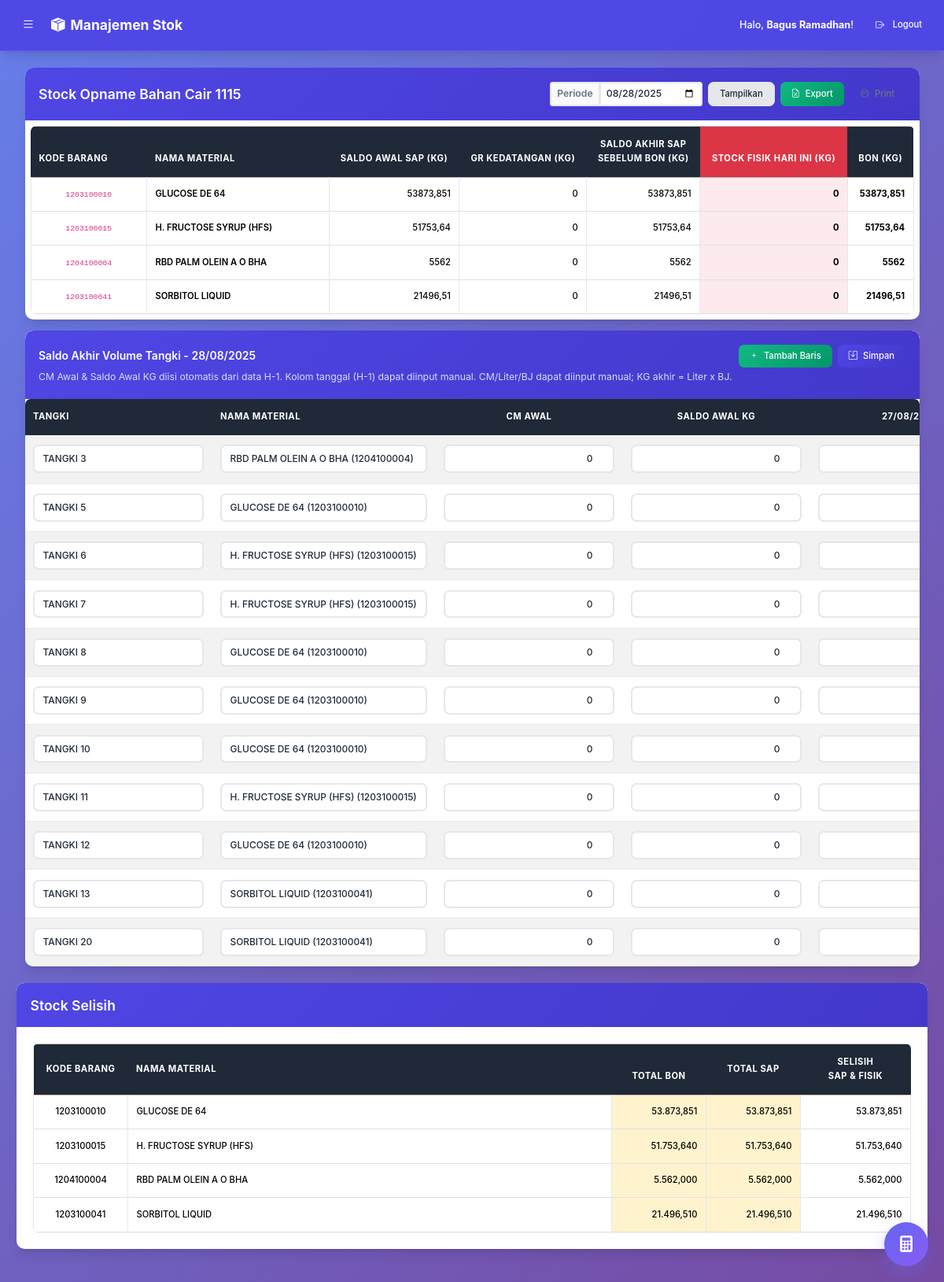
The page /index.php?page=opname_minyak (signed in) on the database its author committed.
### tables this page shows
CREATE TABLE `products` (
  `id` int(11) NOT NULL,
  `sku` varchar(50) DEFAULT NULL,
  `product_name` varchar(255) NOT NULL,
  `standard_qty` decimal(10,2) DEFAULT NULL
);

### koneksi.php (called while the page is built, shortened)
<?php
function formatAngka($angka) {
    $num = (float)$angka;
    $isInteger = floor($num) == $num;
    $decimals = $isInteger ? 0 : 6;
    $str = number_format($num, $decimals, ',', '');
    if ($decimals > 0) {
        $str = rtrim($str, '0');
        $str = rtrim($str, ',');
    }
    return $str;
}
?>

### opname_minyak_content.php (the view, shortened to what this page needs)
<?php
require_once 'koneksi.php';
$pdo->exec("CREATE TABLE IF NOT EXISTS opname_tanks (
  id INT AUTO_INCREMENT PRIMARY KEY,
  opname_date DATE NOT NULL,
  tank_name VARCHAR(100) NOT NULL,
  product_id INT NOT NULL,
  cm_awal DECIMAL(18,3) DEFAULT 0,
  saldo_awal_kg DECIMAL(18,3) DEFAULT 0,
  input_kg_hari_ini DECIMAL(18,3) DEFAULT 0,
  cm_akhir DECIMAL(18,3) DEFAULT 0,
  liter_akhir DECIMAL(18,3) DEFAULT 0,
  kg_akhir DECIMAL(18,3) DEFAULT 0,
  bj DECIMAL(10,4) DEFAULT 0,
  created_at TIMESTAMP DEFAULT CURRENT_TIMESTAMP,
  updated_at TIMESTAMP NULL DEFAULT NULL ON UPDATE CURRENT_TIMESTAMP,
  INDEX (opname_date),
  INDEX (product_id)
) ENGINE=InnoDB DEFAULT CHARSET=utf8mb4");
$filter_date = $_GET['filter_date'] ?? date('Y-m-d');
$previous_date = date('Y-m-d', strtotime($filter_date . ' -1 day'));
$products = $pdo->query("SELECT id, sku, product_name FROM products ORDER BY product_name ASC")->fetchAll(PDO::FETCH_ASSOC);
$productMap = [];
foreach ($products as $p) { $productMap[$p['id']] = $p; }
$sqlClosing = "
  SELECT p.id as product_id,
    (SUM(CASE WHEN t.type = 'IN'  AND t.transaction_date <= ? THEN t.quantity_kg ELSE 0 END) -
     SUM(CASE WHEN t.type = 'OUT' AND t.transaction_date <= ? THEN t.quantity_kg ELSE 0 END)) AS closing_kg
  FROM products p
  LEFT JOIN (
    SELECT product_id, transaction_date, quantity_kg, 'IN'  as type FROM incoming_transactions
    UNION ALL
    SELECT product_id, transaction_date, quantity_kg, 'OUT' as type FROM outgoing_transactions
  ) t ON p.id = t.product_id
  GROUP BY p.id
";
$stmtClosing = $pdo->prepare($sqlClosing);
$stmtClosing->execute([$previous_date, $previous_date]);
$closingRows = $stmtClosing->fetchAll(PDO::FETCH_ASSOC);
$productToClosing = [];
foreach ($closingRows as $r) { $productToClosing[$r['product_id']] = (float)$r['closing_kg']; }
$productToGR = [];
$stmtTanks = $pdo->prepare("SELECT * FROM opname_tanks WHERE opname_date = ? ORDER BY id ASC");
$stmtTanks->execute([$filter_date]);
$tankRows = $stmtTanks->fetchAll(PDO::FETCH_ASSOC);
$allowedPatterns = [
  'GLUCOSE DE 64',
  'RBD PALM OLEIN A O BHA',
  'H. FRUCTOSE SYRUP',
  'SORBITOL',
];
function nameAllowed($name, $patterns) {
  $n = mb_strtolower($name);
  foreach ($patterns as $pat) {
    if (mb_strpos($n, mb_strtolower($pat)) !== false) return true;
  }
  return false;
}
$tankPresets = [
  ['TANGKI 3',  'RBD PALM OLEIN A O BHA'],
  ['TANGKI 5',  'GLUCOSE DE 64'],
  ['TANGKI 6',  'H. FRUCTOSE SYRUP'],
  ['TANGKI 7',  'H. FRUCTOSE SYRUP'],
  ['TANGKI 8',  'GLUCOSE DE 64'],
  ['TANGKI 9',  'GLUCOSE DE 64'],
  ['TANGKI 10', 'GLUCOSE DE 64'],
  ['TANGKI 11', 'H. FRUCTOSE SYRUP'],
  ['TANGKI 12', 'GLUCOSE DE 64'],
  ['TANGKI 13', 'SORBITOL'],
  ['TANGKI 20', 'SORBITOL'],
];
$defaultBjPatterns = [
  'RBD PALM OLEIN' => 0.900,
  'GLUCOSE DE 64' => 1.406,
  'H. FRUCTOSE SYRUP' => 1.377,
  'SORBITOL' => 1.295,
];
$defaultBjByTank = [
  'TANGKI 3'  => 0.900,
  'TANGKI 5'  => 1.377,
  'TANGKI 6'  => 1.406,
  'TANGKI 7'  => 1.406,
  'TANGKI 8'  => 1.377,
  'TANGKI 9'  => 1.377,
  'TANGKI 10' => 91.400,
  'TANGKI 11' => 1.406,
  'TANGKI 12' => 1.377,
  'TANGKI 13' => 1.295,
  'TANGKI 20' => 1.295,
];
if (empty($tankRows)) {
  foreach ($tankPresets as [$tankName, $prodPattern]) {
    $pid = 0; $pname='';
    foreach ($products as $p) {
      if (nameAllowed($p['product_name'], [$prodPattern])) { $pid = (int)$p['id']; $pname=$p['product_name']; break; }
    }
    $row = [
      'tank_name' => $tankName,
      'product_id' => $pid,
      'cm_awal' => 0,
      'saldo_awal_kg' => 0,
      'input_kg_hari_ini' => 0,
      'cm_akhir' => 0,
      'liter_akhir' => 0,
      'kg_akhir' => 0,
      'bj' => isset($defaultBjByTank[$tankName])
                ? $defaultBjByTank[$tankName]
                : (!empty($pid) ? getDefaultBjByName($pname ?: ($prodPattern), $defaultBjPatterns) : 0),
    ];
    $tankRows[] = $row;
  }
}
$productToFisik = [];
foreach ($tankRows as $tr) {
  $pid = (int)$tr['product_id'];
  $productToFisik[$pid] = ($productToFisik[$pid] ?? 0) + (float)$tr['kg_akhir'];
}
$relevantProducts = [];
foreach ($products as $p) {
  $pid = (int)$p['id'];
  if (!nameAllowed($p['product_name'], $allowedPatterns)) continue;
  $closing = $productToClosing[$pid] ?? 0;
  $gr = $productToGR[$pid] ?? 0;
  $fisik = $productToFisik[$pid] ?? 0;
  if ($closing != 0 || $gr != 0 || $fisik != 0) {
    $relevantProducts[] = $pid;
  }
}
$stmtLaporan = $pdo->prepare("
  SELECT p.id as product_id, p.sku, p.product_name,
         COALESCE(i.total_incoming, 0) as total_incoming,
         COALESCE(o.total_outgoing, 0) as total_outgoing
  FROM products p
  LEFT JOIN (
    SELECT product_id, SUM(quantity_kg) AS total_incoming
    FROM incoming_transactions
    WHERE DATE(transaction_date) <= ?
    GROUP BY product_id
  ) i ON p.id = i.product_id
  LEFT JOIN (
    SELECT product_id, SUM(quantity_kg) AS total_outgoing
    FROM outgoing_transactions
    WHERE DATE(transaction_date) <= ?
    GROUP BY product_id
  ) o ON p.id = o.product_id
  WHERE p.id IN (" . implode(',', array_fill(0, count($relevantProducts), '?')) . ")
  ORDER BY p.product_name ASC
");
$params = array_merge([$filter_date, $filter_date], $relevantProducts);
$stmtLaporan->execute($params);
$laporanData = $stmtLaporan->fetchAll(PDO::FETCH_ASSOC);
$productToLaporan = [];
foreach ($laporanData as $ld) {
  $pid = (int)$ld['product_id'];
  $productToLaporan[$pid] = [
    'sku' => $ld['sku'],
    'product_name' => $ld['product_name'],
    'total_incoming' => (float)$ld['total_incoming'],
    'total_outgoing' => (float)$ld['total_outgoing'],
    'stock_akhir' => (float)$ld['total_incoming'] - (float)$ld['total_outgoing']
  ];
}
$productToBon = [];
foreach ($relevantProducts as $pid) {
  $closing = $productToClosing[$pid] ?? 0;
  $gr = $productToGR[$pid] ?? 0;
  $fisik = $productToFisik[$pid] ?? 0;
  $bon = ($closing + $gr) - $fisik;
  $productToBon[$pid] = $bon;
}
?>
<div class="container-fluid" id="opnameMinyakPage">
  <div class="card mb-3">
    <div class="card-header bg-primary text-white">
      <div class="d-flex justify-content-between align-items-center">
        <h5 class="mb-0">Stock Opname Bahan Cair 1115</h5>
        <form action="index.php" method="GET" class="d-flex gap-2">
          <div class="input-group input-group-sm">
            <span class="input-group-text">Periode</span>
            <input type="date" class="form-control" name="filter_date" value="<?= htmlspecialchars($filter_date) ?>" />
          </div>
          <button class="btn btn-light btn-sm" type="submit">Tampilkan</button>
          <a class="btn btn-success btn-sm" href="export_opname_minyak.php?filter_date=<?= urlencode($filter_date) ?>">
            <i class="bi bi-file-earmark-excel"></i> Export
          </a>
          <a class="btn btn-outline-secondary btn-sm" target="_blank" href="print_opname_minyak.php?filter_date=<?= urlencode($filter_date) ?>">
            <i class="bi bi-printer"></i> Print
          </a>
        </form>
      </div>
    </div>
    <div class="card-body p-2">
      <div class="table-responsive">
        <table class="table table-bordered table-sm align-middle">
          <thead class="table-secondary">
            <tr>
              <th style="min-width:140px;">Kode Barang</th>
              <th style="min-width:220px;">Nama Material</th>
              <th class="text-center">Saldo Awal SAP (Kg)</th>
              <th class="text-center">GR Kedatangan (Kg)</th>
              <th class="text-center">Saldo Akhir SAP<br/>Sebelum Bon (Kg)</th>
              <th class="text-center bg-danger text-white">Stock Fisik Hari Ini (Kg)</th>
              <th class="text-center">Bon (Kg)</th>
            </tr>
          </thead>
          <tbody>
            <?php foreach ($relevantProducts as $pid):
                $p = $productMap[$pid];
                $closing = $productToClosing[$pid] ?? 0;
                $gr = $productToGR[$pid] ?? 0;
                $saldoAkhirSebelumBon = $closing + $gr;
                $fisik = $productToFisik[$pid] ?? 0;
                $bon = $saldoAkhirSebelumBon - $fisik;
            ?>
            <tr>
              <td class="text-center"><code><?= htmlspecialchars($p['sku']) ?></code></td>
              <td class="text-start fw-semibold"><?= htmlspecialchars($p['product_name']) ?></td>
              <td class="text-end"><?= formatAngka($closing) ?></td>
              <td class="text-end"><?= formatAngka($gr) ?></td>
              <td class="text-end"><?= formatAngka($saldoAkhirSebelumBon) ?></td>
              <td class="text-end bg-danger bg-opacity-10 fw-bold" data-role="fisik-today" data-pid="<?= (int)$pid ?>"><?= formatAngka($fisik) ?></td>
              <td class="text-end fw-bold"><?= formatAngka($bon) ?></td>
            </tr>
            <?php endforeach; ?>
          </tbody>
        </table>
      </div>
    </div>
  </div>
<form method="POST" id="opnameTanksForm" class="card">
    <div class="card-header bg-light">
      <div class="d-flex justify-content-between align-items-center">
        <h6 class="mb-0">Saldo Akhir Volume Tangki - <?= date('d/m/Y', strtotime($filter_date)) ?></h6>
        <div class="d-flex gap-2">
          <button type="button" class="btn btn-sm btn-success" id="addRowBtn"><i class="bi bi-plus"></i> Tambah Baris</button>
          <button type="submit" class="btn btn-sm btn-primary"><i class="bi bi-save"></i> Simpan</button>
        </div>
      </div>
      <small class="text-muted">CM Awal & Saldo Awal KG diisi otomatis dari data H-1. Kolom tanggal (H-1) dapat diinput manual. CM/Liter/BJ dapat diinput manual; KG akhir = Liter x BJ.</small>
    </div>
    <div class="card-body p-0">
      <div class="table-responsive">
        <table class="table table-sm table-striped table-hover mb-0" id="tanksTable">
          <thead class="table-light">
            <tr>
              <th style="min-width:120px;">Tangki</th>
              <th style="min-width:260px;">Nama Material</th>
              <th class="text-center">CM Awal</th>
              <th class="text-center">Saldo Awal KG</th>
              <th class="text-center"><?= date('d/m/y', strtotime($previous_date)) ?></th>
            </tr>
          </thead>
          <tbody>
            <?php if (!empty($tankRows)): foreach ($tankRows as $row):
            ?>
            <tr>
              <td><input type="text" class="form-control form-control-sm tank_name" value="<?= htmlspecialchars($row['tank_name']) ?>"/></td>
              <td>
                <select class="form-select form-select-sm product_id">
                  <?php foreach ($products as $p): if (!nameAllowed($p['product_name'], $allowedPatterns)) continue; ?>
                    <option value="<?= $p['id'] ?>" <?= ($row['product_id']==$p['id']?'selected':'') ?>><?= htmlspecialchars($p['product_name']) ?> (<?= htmlspecialchars($p['sku']) ?>)</option>
                  <?php endforeach; ?>
                </select>
              </td>
              <td><input type="number" step="any" class="form-control form-control-sm text-end cm_awal" value="<?= htmlspecialchars($row['cm_awal']) ?>"/></td>
              <td><input type="number" step="any" class="form-control form-control-sm text-end saldo_awal_kg" value="<?= htmlspecialchars($row['saldo_awal_kg']) ?>"/></td>
              <td><input type="number" step="any" class="form-control form-control-sm text-end input_kg_hari_ini" value="<?= htmlspecialchars($row['input_kg_hari_ini']) ?>"/></td>
            </tr>
            <?php endforeach; else: ?>
            <tr class="empty-row">
              <td colspan="10" class="text-center text-muted py-3">Belum ada baris. Klik "Tambah Baris" untuk memulai.</td>
            </tr>
            <?php endif; ?>
          </tbody>
        </table>
      </div>
    </div>
  </form>
</div>
<div class="card mt-4">
  <div class="card-header">
    <h5 class="card-title mb-0">Stock Selisih</h5>
  </div>
  <div class="card-body">
    <div class="table-responsive">
      <table class="table table-sm table-bordered">
        <thead>
          <tr class="table-warning">
            <th rowspan="2" class="align-middle text-center" style="width: 120px;">Kode Barang</th>
            <th rowspan="2" class="align-middle text-start">NAMA MATERIAL</th>
            <th class="text-center table-warning" style="width: 120px;">TOTAL BON</th>
            <th rowspan="2" class="align-middle text-center table-warning" style="width: 120px;">TOTAL SAP</th>
            <th rowspan="2" class="align-middle text-center" style="width: 140px;">
              <div>Selisih</div>
              <div>SAP & Fisik</div>
            </th>
          </tr>
        </thead>
        <tbody>
          <?php
          foreach ($relevantProducts as $pid):
            $laporan = $productToLaporan[$pid] ?? null;
            $bon = $productToBon[$pid] ?? 0;
            $stockFisik = $productToFisik[$pid] ?? 0;
            $totalSap = $laporan['stock_akhir'];
            $selisih = $totalSap - $stockFisik;
          ?>
          <tr>
            <td class="text-center align-middle"><?= htmlspecialchars($laporan['sku']) ?></td>
            <td class="align-middle"><?= htmlspecialchars($laporan['product_name']) ?></td>
            <td class="text-end table-warning align-middle"><?= number_format($bon, 3, ',', '.') ?></td>
            <td class="text-end table-warning align-middle"><?= number_format($totalSap, 3, ',', '.') ?></td>
            <td class="text-end align-middle"><?= number_format($selisih, 3, ',', '.') ?></td>
          </tr>
          <?php
          endforeach;
          ?>
        </tbody>
      </table>
    </div>
  </div>
</div>

### rows shown on the page
products: sku "1203100010", product_name "GLUCOSE DE 64"
products: sku "1203100015", product_name "H. FRUCTOSE SYRUP (HFS)"
products: sku "1204100004", product_name "RBD PALM OLEIN A O BHA"
products: sku "1203100041", product_name "SORBITOL LIQUID"

### other values the page prints
$_SESSION['user_nama'] "Bagus Ramadhan"
formatAngka($closing) "53873,851"
formatAngka($gr) "0"
formatAngka($saldoAkhirSebelumBon) "53873,851"
formatAngka($fisik) "0"
formatAngka($bon) "53873,851"
formatAngka($closing) "51753,64"
formatAngka($saldoAkhirSebelumBon) "51753,64"
formatAngka($bon) "51753,64"
formatAngka($closing) "5562"
formatAngka($saldoAkhirSebelumBon) "5562"
formatAngka($bon) "5562"
formatAngka($closing) "21496,51"
formatAngka($saldoAkhirSebelumBon) "21496,51"
formatAngka($bon) "21496,51"
